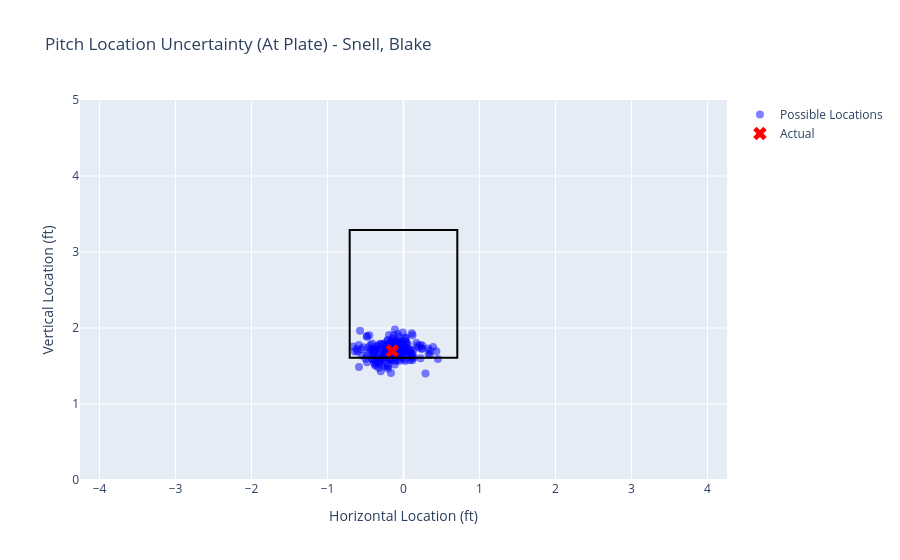

The notebook cell saved with this chart:
### Markdown cell above
## 2D Distribution at Plate
Let's see where the pitches cross the front of the plate (y=0).

### Code cell
if not df.empty:
    final_pts = []
    for traj in cloud_trajs:
        # Get the point closest to y=0 (or exactly y=0 if we interpolated)
        # Our calc_traj usually stops at t_final which is at y_plate (y=1.417 or 0 depending on ref)
        # Let's assume the last point is the plate crossing
        final_pts.append(traj.iloc[-1])

    df_cloud = pd.DataFrame(final_pts)

    fig2 = go.Figure()

    # Scatter of cloud points
    fig2.add_trace(go.Scatter(
        x=df_cloud['x'], y=df_cloud['z'],
        mode='markers',
        marker=dict(color='blue', size=8, opacity=0.5),
        name='Possible Locations'
    ))

    # Actual Location
    if actual_traj is not None:
        last = actual_traj.iloc[-1]
        fig2.add_trace(go.Scatter(
            x=[last['x']], y=[last['z']],
            mode='markers',
            marker=dict(color='red', size=12, symbol='x'),
            name='Actual'
        ))

    # Strike Zone Box
    fig2.add_shape(type="rect",
        x0=-0.708, y0=sz_bot, x1=0.708, y1=sz_top,
        line=dict(color="Black"),
        fillcolor="rgba(0,0,0,0)",
    )

    fig2.update_layout(
        title=f"Pitch Location Uncertainty (At Plate) - {pitcher_name}",
        xaxis=dict(title='Horizontal Location (ft)', range=[-2, 2]),
        yaxis=dict(title='Vertical Location (ft)', range=[0, 5], scaleanchor="x", scaleratio=1),
    )

    fig2.show()

### Figure 1 — Plotly figure (JSON) as saved in the notebook; plotly's stock layout.template omitted (floating-point values rounded to 4 significant figures; data arrays with more than 128 entries replaced by an {"elided": "..."} marker saying what was removed)
{"data": [{"marker": {"color": "blue", "opacity": 0.5, "size": 8}, "mode": "markers", "name": "Possible Locations", "type": "scatter", "x": {"elided": "200 float values"}, "y": {"elided": "200 float values"}}, {"marker": {"color": "red", "size": 12, "symbol": "x"}, "mode": "markers", "name": "Actual", "type": "scatter", "x": [-0.1465], "y": [1.698]}], "layout": {"shapes": [{"fillcolor": "rgba(0,0,0,0)", "line": {"color": "Black"}, "type": "rect", "x0": -0.708, "x1": 0.708, "y0": 1.61, "y1": 3.29}], "title": {"text": "Pitch Location Uncertainty (At Plate) - Snell, Blake"}, "xaxis": {"range": [-2, 2], "title": {"text": "Horizontal Location (ft)"}}, "yaxis": {"range": [0, 5], "scaleanchor": "x", "scaleratio": 1, "title": {"text": "Vertical Location (ft)"}}}}
